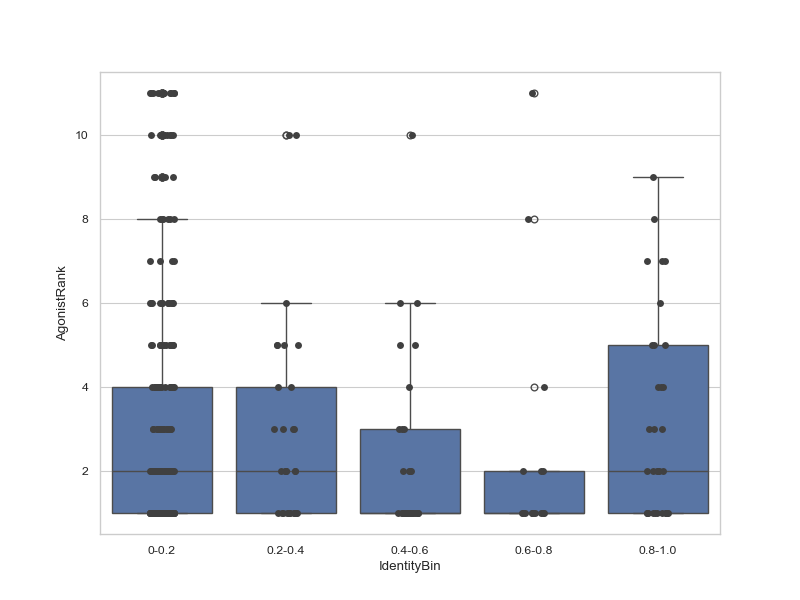

Write the Python code that produced this figure.
""" """

import pathlib
import seaborn as sns
import matplotlib.pyplot as plt
import pandas as pd
import numpy as np

# import spearman
import scipy.stats as stats


def run_main():
    script_dir = pathlib.Path(__file__).parent.absolute()
    rankings = script_dir.parent / "agonist_rankings.csv"
    rankings = pd.read_csv(rankings)
    print(rankings)
    #                 Model         GPCR  AgonistRank  unseen                class
    # 0  AF2 (no templates)  ednrb_human            1   False  Class A (Rhodopsin)
    # 1  AF2 (no templates)  ednra_human            1    True  Class A (Rhodopsin)

    identity = script_dir / "identity.csv"
    identity = pd.read_csv(identity)
    #       pdb        e_value  Identity         gpcr model
    # 0    7VV0   5.211000e-09     0.250  mrgx2_human  rfaa
    # 1    8F7R  5.182000e-217     0.927   oprm_human  rfaa

    # add the largest identity to the rankings dataframe
    rankings["HighestIdentity"] = 0.0
    for i, row in rankings.iterrows():
        model = row["Model"]
        if "af2" in model.lower():
            model_identities = identity[identity["model"] == "af2"]
        elif "rf-aa" in model.lower():
            model_identities = identity[identity["model"] == "rfaa"]
        else:
            continue

        gpcr = row["GPCR"]
        gpcr_identities = model_identities[model_identities["gpcr"] == gpcr]
        if gpcr_identities.shape[0] == 0:
            print("no match found for", model, gpcr)
            continue
        highest_identity = gpcr_identities["Identity"].max()
        rankings.loc[i, "HighestIdentity"] = highest_identity

    # rankings, only with identity > 0
    rankings_with_complex = rankings[rankings["HighestIdentity"] > 0]

    # plot the data
    sns.set_theme()
    sns.set_context("paper")
    sns.set_style("whitegrid")
    plt.figure(figsize=(8, 6))

    # put identity on the x-axis into bins. Include 0.0 as first bin
    rankings["IdentityBin"] = pd.cut(
        rankings["HighestIdentity"],
        bins=[0.0, 0.2, 0.4, 0.6, 0.8, 1.0],
        include_lowest=True,
        labels=["0-0.2", "0.2-0.4", "0.4-0.6", "0.6-0.8", "0.8-1.0"],
    )

    sns.boxplot(x="IdentityBin", y="AgonistRank", data=rankings)
    sns.stripplot(x="IdentityBin", y="AgonistRank", data=rankings, color=".25")
    plt.savefig(script_dir / "identity_vs_ranking.png")
    plt.close()

    # also make a spearman regression plot
    sns.jointplot(
        data=rankings_with_complex,
        x="HighestIdentity",
        y="AgonistRank",
        kind="reg",
    )
    # add spearman stats
    spearman = stats.spearmanr(
        rankings_with_complex["HighestIdentity"], rankings_with_complex["AgonistRank"]
    )
    plt.text(
        0.05,
        0.95,
        f"Spearman R: {round(spearman.correlation, 3)} p: {round(spearman.pvalue, 3)}",
        ha="left",
        va="top",
        transform=plt.gca().transAxes,
    )

    plt.savefig(script_dir / "identity_vs_ranking_spearman.png")
    plt.close()


if __name__ == "__main__":
    run_main()
